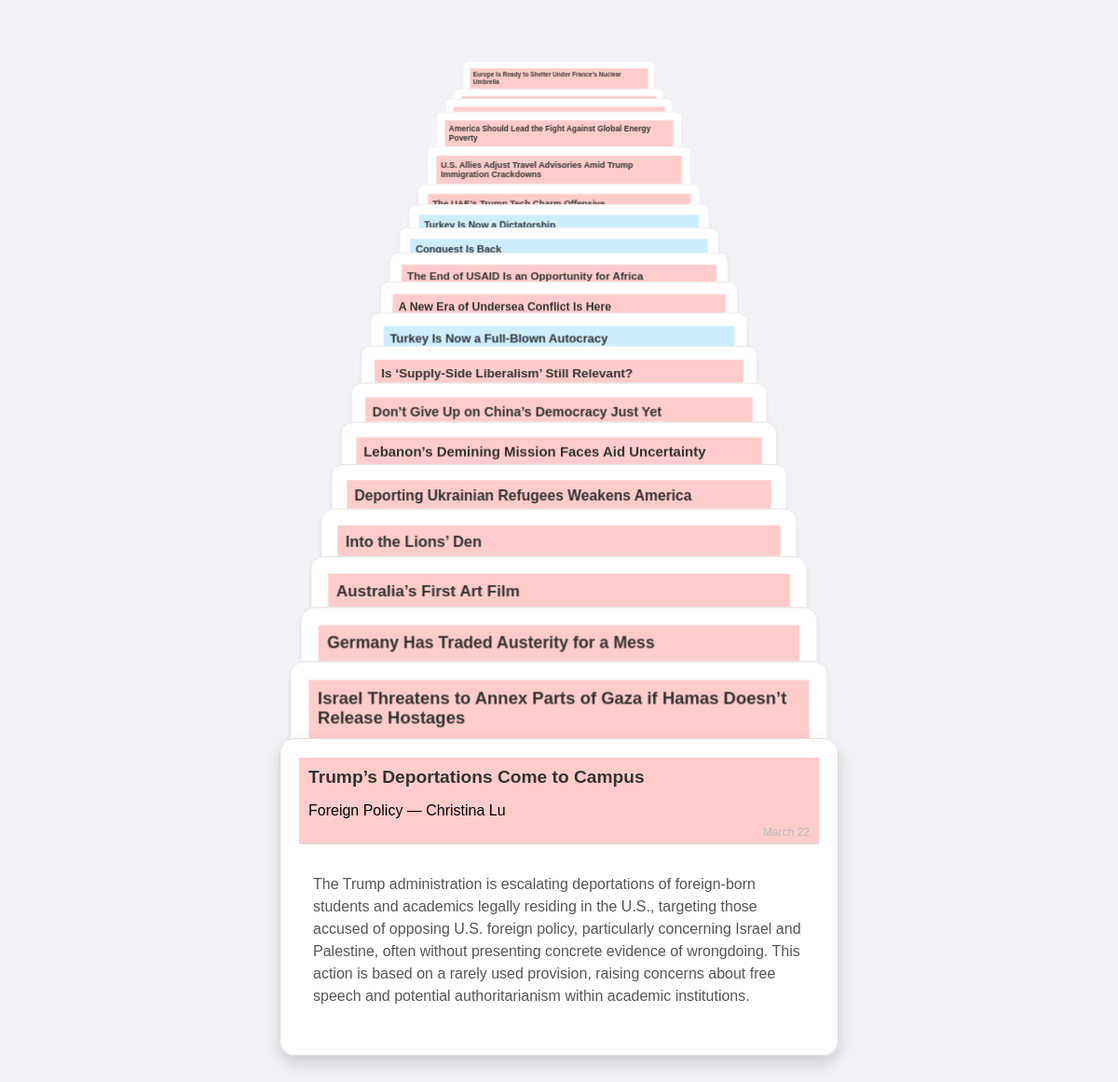
The page / on the database its author committed.
### tables this page shows
CREATE TABLE articles (
            id INTEGER PRIMARY KEY AUTOINCREMENT,
            source TEXT,
            url TEXT UNIQUE,
            title TEXT,
            author TEXT,
            article_text TEXT,
            core_thesis TEXT,
            detailed_abstract TEXT,
            supporting_data_quotes TEXT,
            date_added TIMESTAMP DEFAULT CURRENT_TIMESTAMP
        );

### app.py (the view)
@app.route('/')
def home():
    articles = get_latest_articles(limit=20)
    return render_template('index.html', articles=articles)

### templates/index.html (shortened to what this page needs)
<!DOCTYPE html>
<html lang="en">
<head>
  <link rel="stylesheet" href="{{ url_for('static', filename='styles.css') }}">
</head>
<body>
  <div class="deck">
    {% for article in articles %}
      <div class="card" data-state="0">
        <div class="card-inner">
          <div class="card-front">
            <div class="card-title-container {{ 'fp-title' if article.source == 'Foreign Policy' else 'fa-title' }}">
              <h2 class="card-title">{{ article.title }}</h2>
              <p class="article-source">{{ article.source }} — {{ article.author }}</p>
              <span class="article-date">{% set month_map = {
                '01': 'January',
                '02': 'February',
                '03': 'March',
                '04': 'April',
                '05': 'May',
                '06': 'June',
                '07': 'July',
                '08': 'August',
                '09': 'September',
                '10': 'October',
                '11': 'November',
                '12': 'December'
              } %}
              {% set date_text = article.date_added.split(' ')[0] %}
              {% set parts = date_text.split('-') %}
              {{ month_map[parts[1]] }} {{ parts[2].lstrip('0') }}</span>
            </div>
            <div class="card-content">
              <p>{{ article.core_thesis }}</p>
            </div>
          </div>
          <div class="card-back">
            <div class="card-title-container {{ 'fp-title' if article.source == 'Foreign Policy' else 'fa-title' }}">
              <h2 class="card-title">{{ article.title }}</h2>
              <p class="article-source">{{ article.source }} — {{ article.author }}</p>
              <span class="article-date">{% set month_map = {
                '01': 'January',
                '02': 'February',
                '03': 'March',
                '04': 'April',
                '05': 'May',
                '06': 'June',
                '07': 'July',
                '08': 'August',
                '09': 'September',
                '10': 'October',
                '11': 'November',
                '12': 'December'
              } %}
              {% set date_text = article.date_added.split(' ')[0] %}
              {% set parts = date_text.split('-') %}
              {{ month_map[parts[1]] }} {{ parts[2].lstrip('0') }}</span>
            </div>
            <div class="card-content">
              <p>{{ article.detailed_abstract }}</p>
            </div>
          </div>
        </div>
      </div>
    {% endfor %}
  </div>
</body>
</html>

### static/styles.css (style rules this page uses)
body { font-family: 'Arial', sans-serif; background: #f0f2f5; display: flex; justify-content: center; align-items: flex-start; min-height: 100vh; margin: 0; padding: 20px; box-sizing: border-box; }
.deck { display: flex; flex-direction: column; align-items: center; width: 100%; max-width: 600px; perspective: 1500px; }
.card { width: 100%; overflow: hidden; transition: transform 0.3s ease, height 0.3s ease, margin-bottom 0.3s ease, box-shadow 0.3s ease; margin-bottom: 20px; background: #fff; border-radius: 16px; cursor: pointer; position: relative; }
.card.stacked { height: 40px; margin-bottom: calc(-30px + -2.7px * var(--depth)); transform: translateZ(calc(-7px * var(--depth))) scale(calc(1 - 0.033 * var(--depth))); z-index: calc(100 - var(--depth)); box-shadow: 0 2px 4px rgba(0, 0, 0, 0.1); transform-origin: top; }
.card.expanded, .card.flipped { transform: translateZ(0) scale(1); z-index: 101; box-shadow: 0 8px 16px rgba(0, 0, 0, 0.15); }
.card-inner { position: relative; width: 100%; height: 100%; transition: transform 0.6s; transform-style: preserve-3d; }
.card-front, .card-back { position: absolute; width: 100%; backface-visibility: hidden; background: #fff; padding: 20px; box-sizing: border-box; border: 1px solid #ddd; border-radius: 16px; }
.card-front { transform: rotateY(0deg); }
.card-back { transform: rotateY(180deg); }
.article-date { position: absolute; bottom: 5px; right: 10px; font-size: 0.75em; color: #bbb; font-weight: normal; }
.card-title-container { padding: 10px; background: #e9ecef; border-bottom: 1px solid #ddd; position: relative; }
.card-title { margin: 0; font-size: 1.2em; color: #333; }
.card-content { padding: 15px; font-size: 1em; line-height: 1.5; color: #555; }
.fp-title { background-color: #ffcccc; }
.fa-title { background-color: #cceeff; }
.card-back .card-content p { white-space: pre-wrap; }

### rows shown on the page
articles: title "Europe Is Ready to Shelter Under France’s Nuclear Umbrella"
articles: title "America Should Lead the Fight Against Global Energy Poverty"
articles: title "U.S. Allies Adjust Travel Advisories Amid Trump Immigration Crackdowns"
articles: title "The UAE’s Trump Tech Charm Offensive"
articles: title "Turkey Is Now a Dictatorship"
articles: title "Conquest Is Back"
articles: title "The End of USAID Is an Opportunity for Africa"
articles: title "A New Era of Undersea Conflict Is Here"
articles: title "Turkey Is Now a Full-Blown Autocracy"
articles: title "Is ‘Supply-Side Liberalism’ Still Relevant?"
articles: title "Don’t Give Up on China’s Democracy Just Yet"
articles: title "Lebanon’s Demining Mission Faces Aid Uncertainty"
articles: title "Deporting Ukrainian Refugees Weakens America"
articles: title "Into the Lions’ Den"
articles: title "Australia’s First Art Film"
articles: title "Germany Has Traded Austerity for a Mess"
articles: title "Israel Threatens to Annex Parts of Gaza if Hamas Doesn’t Release Hostages"
articles: title "Trump’s Deportations Come to Campus", source "Foreign Policy", author "Christina Lu", month_map "March", parts "22", core_thesis "The Trump administration is escalating deportations of foreign-born students and academics legally residing in the U.S., targeting those accused of opposing U.S. foreign policy, particularly concerning Israel and Palestine, often without presenting concrete evidence of wrongdoing. This action is based on a rarely used provision, raising concerns about free speech and potential authoritarianism within academic institutions."
